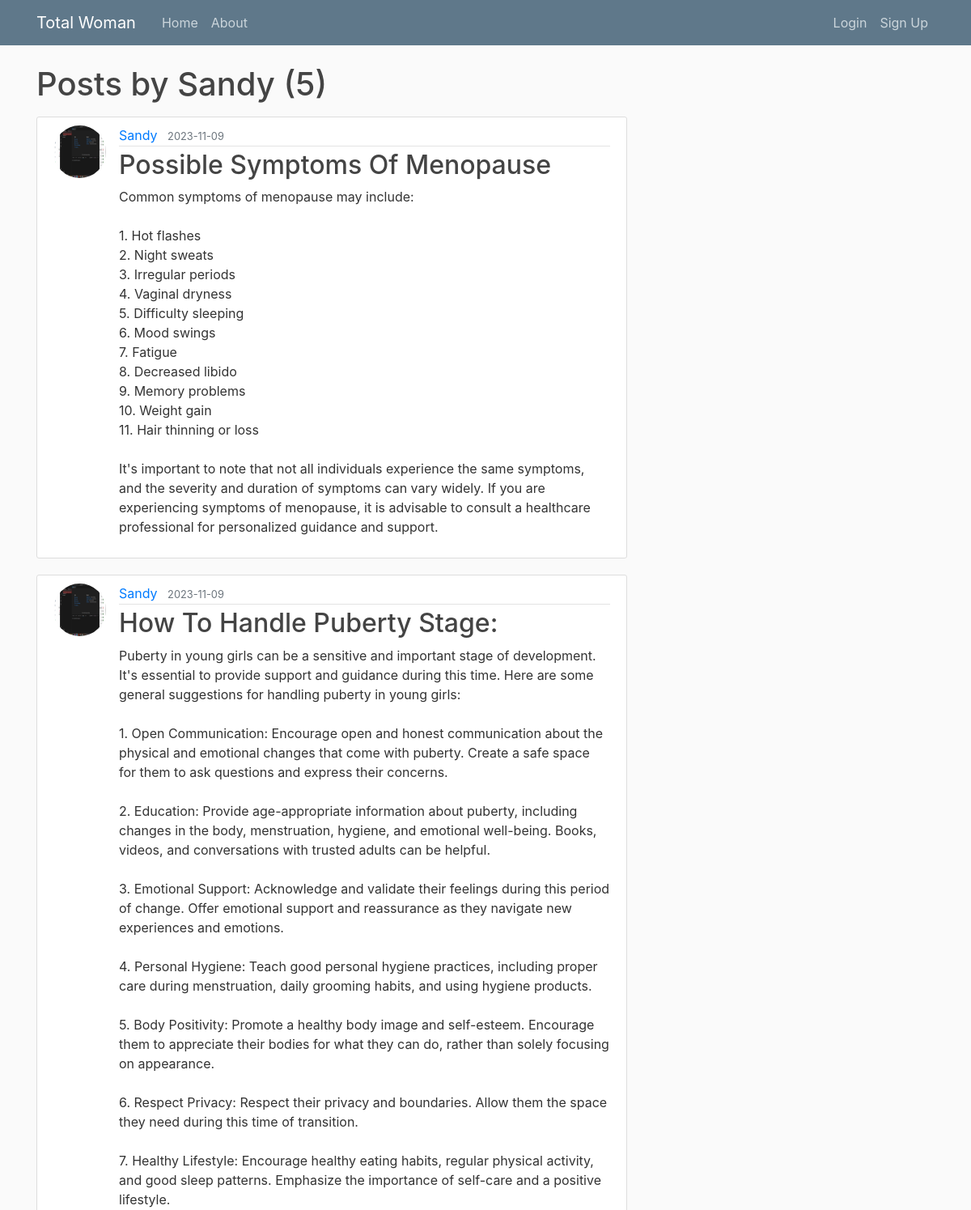
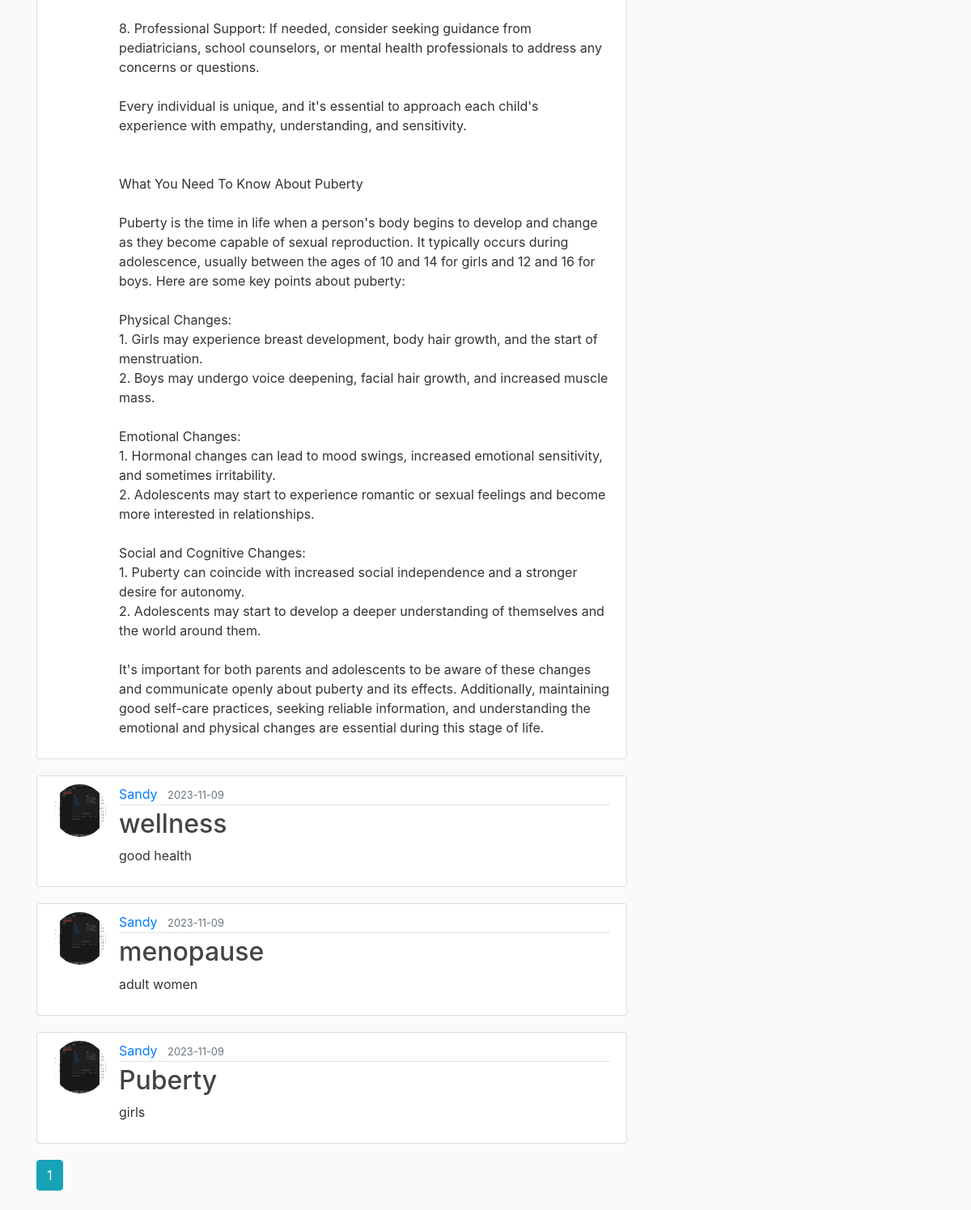
Page /user/Sandy on the earlier database version (2 pictures, top to bottom).
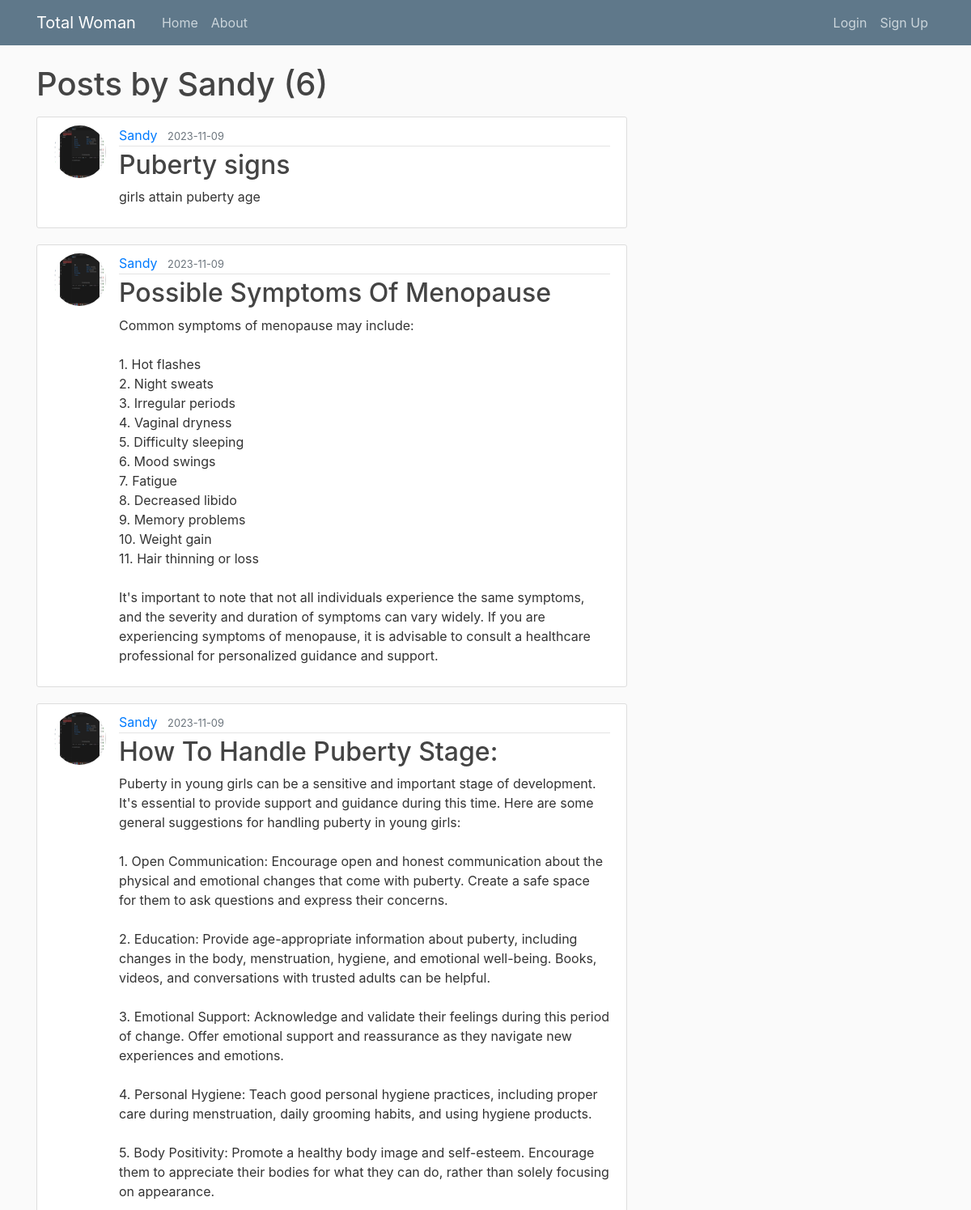
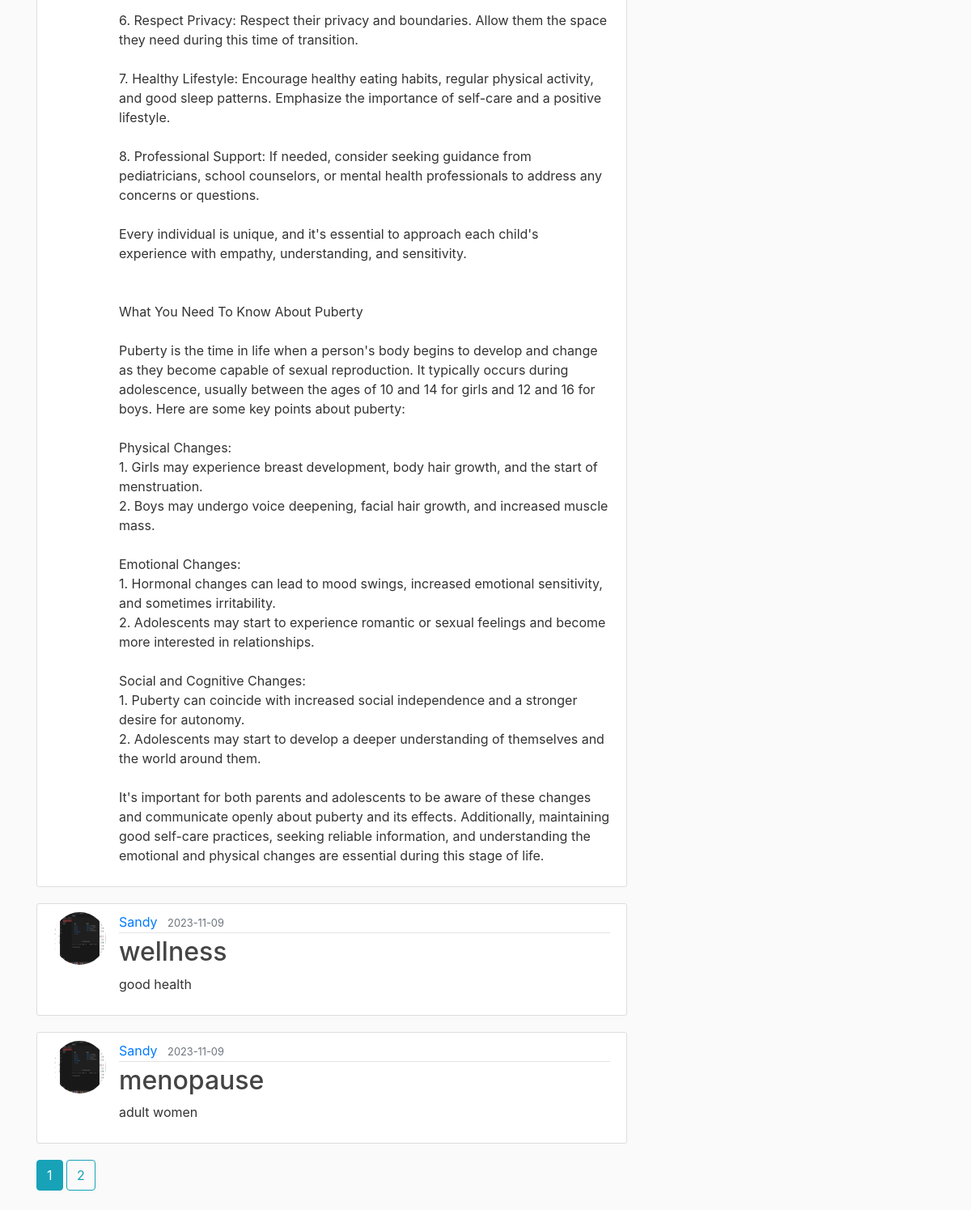
Same page on the later database version (2 pictures, top to bottom).
### app/models.py (models this page shows, shortened)
class User(db.Model, UserMixin): # Usermixin is provided by flask_login extension managing user authentication
    id = db.Column(db.Integer, primary_key=True)
    username = db.Column(db.String(20), unique=True, nullable=False)
    email = db.Column(db.String(120), unique=True, nullable=False)
    image_file = db.Column(db.String(20), nullable=False, default='default.jpg')
    password = db.Column(db.String(60), nullable=False)
    posts = db.relationship('Post', backref='author', lazy=True)
    """

    """
    """
    def get_reset_token(self):
            payload = {
                'sub': self.id,
                'iss': current_app.config['SECRET_KEY'],
                'exp': datetime.utcnow() + timedelta(minutes=30)
            }
            secret_key = current_app.config['SECRET_KEY']
            token = jwt.encode(payload, secret_key, algorithm='HS256')
            return token

        @staticmethod
        def verify_reset_token(token):
            try:
                secret_key = current_app.config['SECRET_KEY']
                payload = jwt.decode(token, secret_key, algorithms=['HS256'])

                # Verify the 'iss' (issuer) claim
                if payload['iss'] != secret_key:
                    return None  # Token was not issued by the expected issuer

                # Verify the 'exp' (expiration time) claim
                if datetime.utcnow() > datetime.fromtimestamp(payload['exp']):
                    return None  # Token has expired

                # Retrieve the user based on user_id from the token's 'sub' (subject) claim
                user_id = payload['sub']
                user = User.query.get(user_id)
                return user
            except jwt.ExpiredSignatureError:
                return None # Token has expired
            except jwt.InvalidTokenError:
                return None # Invalid token or signature
            #return None


        def __repr__(self):
            return f"User ('{self.username}', '{self.email}', '{self.image_file}')"
    """

class Post(db.Model):
    id = db.Column(db.Integer, primary_key=True)
    title = db.Column(db.String(100), nullable=False)
    date_posted = db.Column(db.DateTime, nullable=False, default=datetime.utcnow)
    content = db.Column(db.Text, nullable=False)
    user_id = db.Column(db.Integer, db.ForeignKey('user.id'), nullable=False)

### app/routes.py (the view)
@app.route("/user/<string:username>")
def user_posts(username):
    page = request.args.get('page', 1, type=int)
    user = User.query.filter_by(username=username).first_or_404()
    posts = Post.query.filter_by(author=user).order_by(Post.date_posted.desc()).paginate(page=page, per_page=5) # Enables Pagination
    return render_template('user_posts.html', posts=posts, user=user)

### app/templates/user_posts.html
{% extends "base.html" %}
{% block content %}
    <h1 class="mb-3">Posts by {{ user.username }} ({{ posts.total }})</h1>
    {% for post in posts.items %}
        <article class="media content-section">
            <img class="rounded-circle article-img" src="{{ url_for('static', filename='profile_pics/' + post.author.image_file) }}" alt="">
            <div class="media-body">
                <div class="article-metadata">
                    <a class="mr-2" href="{{ url_for('user_posts', username=post.author.username) }}">{{ post.author.username }}</a>
                    <small class="text-muted">{{ post.date_posted.strftime('%Y-%m-%d') }}</small>
                </div>
                <h2><a class="article-title" href="{{ url_for('post', post_id=post.id) }}">{{ post.title }}</a></h2>
                <p class="article-content">{{ post.content }}</p>
            </div>
        </article>
    {% endfor %}
    {% for page_num in posts.iter_pages(left_edge=1, right_edge=1, left_current=1, right_current=2) %}
        {% if page_num %}
            {% if posts.page == page_num %}
                <a class="btn btn-info mb-4" href="{{ url_for('user_posts', username=user.username, page=page_num) }}">{{ page_num }}</a>
            {% else %}
                <a class="btn btn-outline-info mb-4" href="{{ url_for('user_posts', username=user.username, page=page_num) }}">{{ page_num }}</a>
            {% endif %}
        {% else %}
            . . .
        {% endif %}
    {% endfor %}
{% endblock content %}

### app/templates/base.html (shortened to what this page needs)
<html lang="en">
<head>
    <link rel="stylesheet" href="https://maxcdn.bootstrapcdn.com/bootstrap/4.0.0/css/bootstrap.min.css">
    <link rel="stylesheet" href="{{ url_for('static', filename='main.css') }}">
</head>
<body>
    <header class="site-header">
        <nav class="navbar navbar-expand-md navbar-dark bg-steel fixed-top">
          <div class="container">
            <a class="navbar-brand mr-4" href="/">Total Woman</a>
            <div class="collapse navbar-collapse" id="navbarToggle">
              <div class="navbar-nav mr-auto">
                <a class="nav-item nav-link" href="{{ url_for('home') }}">Home</a>
                <a class="nav-item nav-link" href="{{ url_for('about') }}">About</a>
              </div>
              <div class="navbar-nav">
                {% if current_user.is_authenticated %}
                  <a class="nav-item nav-link" href="{{ url_for('new_post')}}">New Post</a>
                  <a class="nav-item nav-link" href="{{ url_for('account') }}">Account</a>
                  <a class="nav-item nav-link" href="{{ url_for('logout') }}">Logout</a>
                {% else %}
                  <a class="nav-item nav-link" href="{{ url_for('login') }}">Login</a>
                  <a class="nav-item nav-link" href="{{ url_for('sign_up') }}">Sign Up</a>
                {% endif %}
              </div>
            </div>
          </div>
        </nav>
      </header>
      <main role="main" class="container">
        <div class="row">
          <div class="col-md-8">
            {% block content %}{% endblock %}
          </div>
        </div>
      </main>
  </body>
</html>

### app/static/main.css (style rules this page uses)
body { background: #fafafa; color: #333333; margin-top: 5rem; }
h1, h2, h3, h4, h5, h6 { color: #444444; }
.bg-steel { background-color: #5f788a; }
.site-header .navbar-nav .nav-link { color: #cbd5db; }
.content-section { background: #ffffff; padding: 10px 20px; border: 1px solid #dddddd; border-radius: 3px; margin-bottom: 20px; }
.article-title { color: #444444; }
.article-content { white-space: pre-line; }
.article-img { height: 65px; width: 65px; margin-right: 16px; }
.article-metadata { padding-bottom: 1px; margin-bottom: 4px; border-bottom: 1px solid #e3e3e3 }

Differences in the rows shown:
no longer on this page (row unchanged): Post: image_file (picture), author.username "Sandy", date_posted "2023-11-09", title "Puberty", content "girls"
added Post: image_file (picture), author.username "Sandy", date_posted "2023-11-09", title "Puberty signs", content "girls attain puberty age"
Other differences:
{{ posts.total }}: "5" → "6"
new list line: "2"
